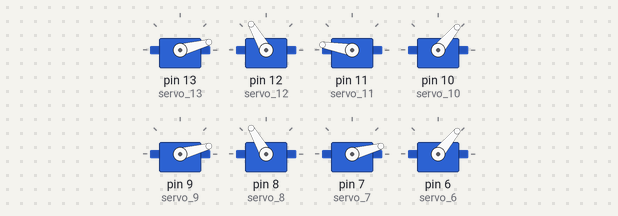
Simulated run of this sketch. Board: Arduino Uno, built with avr-gcc and run on an emulated ATmega328P. Shown: 8 × servo.

Above: at 0.2 s.
At 11.4 s:
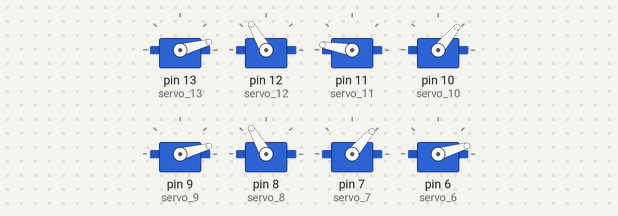
At 14.85 s:
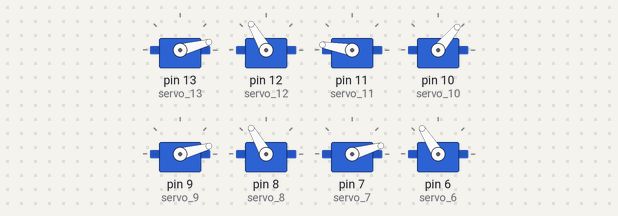
At 20.1 s:
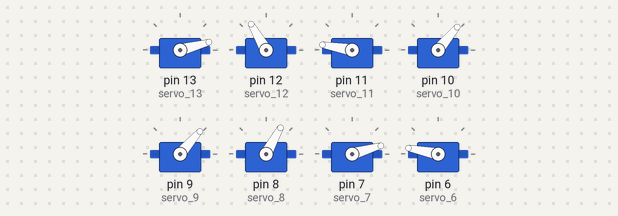
At 31.2 s:
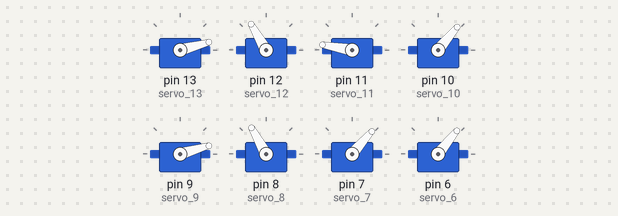
At 38.7 s:
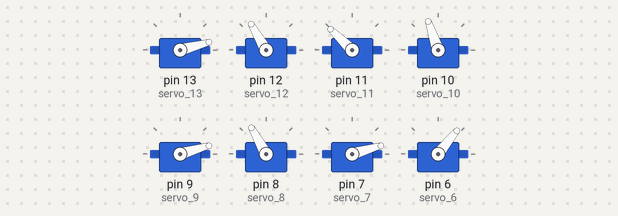
Timing chart, 0 to 40.0 s (numbered marks = the images above):
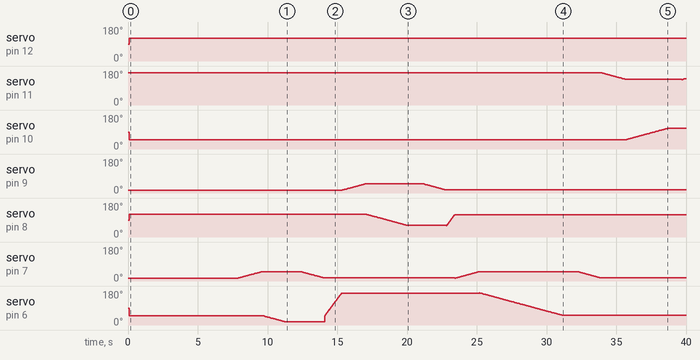

Measured:
- by itself, servo on pin 12 (servo_12): 90° → 120° at 0.10 s
- by itself, servo on pin 9 (servo_9): rises from 15° to 50° in 5.7 s, then falls to 16° in 1.7 s

The sketch:

quadrupede1.ino
```cpp
#include <Servo.h>

Servo servo_13;
Servo servo_12;
Servo servo_11;
Servo servo_10;
Servo servo_9;
Servo servo_8;
Servo servo_7;
Servo servo_6;
//======================
int max = 170;
int min = 15;
int j =0;

void setup()
{
  servo_13.attach(13);
  servo_12.attach(12);
  servo_11.attach(11);
  servo_10.attach(10);
  servo_9.attach(9);
  servo_8.attach(8);
  servo_7.attach(7);
  servo_6.attach(6);
}

void loop()
{
 // ombros_puma();
 //  centralizar_servos();
 //  delay(1000);
 while ( j==0){
   pontas_para_cima();
   delay(100);
   ombros_x();
   delay(1000);
 //  passo();
   delay(5000);
   j=1;
 }
  passo();


 //   pontas_para_meio();
 //    delay(5000);
 //    pontas_para_baixo();


  // (LFP,  LBP, RBP,  RFP, LFL, LBL, RBL, RFL, S1, S2, S3, S4)
  //srv(15, 15 , 170, 170, 15,  15,  55,  15,  1,  3,  1,  1);
   // (ombroA,  ombroB, ombroC,  ombroD, pataA, pataB, pataC, pataD, S1, S2, S3, S4)
 // srv(a90, b90 , c120, d60, 170,  160,  25,  170,  1,  3,  1,  1);
//  srv( a180, b30, c150,  d30, 6,  124,  25,  170,  3,  1,  1,  1);
 // srv( a90, b60, c90,  d30, 42,  33,  33,  42,  3,  1,  1,  1);
 // srv(a120, b60, c180, d0,  42,  33,  6,   42,  1,  1,  3,  1);
 // srv(a120, b60, c180, d0,  42,  33,  33,  42,  1,  1,  3,  1);
 // srv(a150, b90, c150, d90, 42,  33,  33,  6,   1,  1,  1,  3);
 // srv(a150, b90, c150, d90, 42,  33,  33,  42,  1,  1,  1,  3);
 // srv(a180, b0,  c120, d60, 42,  6,   33,  42,  1,  3,  1,  1);
            /*servo_12.write(15);
            servo_10.write(15);
            servo_8.write(170);
            servo_6.write(170);
            teste_patas();
            delay(5000);
            servo_12.write(170);
            servo_10.write(170);
            servo_8.write(15);
            servo_6.write(15);
            teste_patas();
            delay(5000);*/

   /*ombros_puma();
   delay(5000);
   meio_puma();
   delay(5000);*/
   //moveombros(170);

//  pontas_para_cima();
  /*
  teste_patas();
  teste_ombros();
  pontas_para_cima();
  pontas_para_baixo();
  delay(5000);
  ombros_puma();
  delay(1000);
  meio_puma();
  delay(1000);
  ombros_puma();
  pontas_para_meio();
  pata(13);
  pata(9);
  delay(5000);
  */
//  movepata (13,90);
 //movepatas(170);
// moveombros(170);
 // ombro(6);
//  pontas_para_cima();

 /*
  pontas_para_baixo();
  delay(1000);
  pontas_para_cima();
  delay(1000);

  ombros_puma();
  delay(5000);

  pontas_para_meio();
  delay(5000);

  pontas_para_cima();
  delay(5000);

  pontas_para_baixo();
  delay(5000);

  meio_puma();
  delay(5000);
  */

/*  simultaneamente nunca pode acontecer
  servo_12.write(15);
  servo_10.write(180);
  servo_8.write(12);
  servo_6.write(180);
  */
}

void pontas_para_cima(){
 servo_13.write(15);
 servo_11.write(170);
 servo_9.write(15);
 servo_7.write(15);
}

void pontas_para_baixo(){
  servo_13.write(170);
  servo_11.write(15);
  servo_9.write(170);
  servo_7.write(170);
}

void meio_puma(){
  servo_8.write(15);
  servo_10.write(170);
  servo_8.write(170);
  servo_10.write(15);
  servo_6.write(170);
  servo_12.write(15);
}

void pontas_para_meio(){
  servo_13.write(90);
  servo_11.write(90);
  servo_9.write(90);
  servo_7.write(90);
}

void pata_13(){
  for(int i=0;i<5;i++){
  servo_13.write(170);
  delay(200);
  servo_13.write(15);
  delay(200);}
}

void teste_patas(){
   pata(13);
   pata(11);
   pata(9);
   pata(7);
}

void teste_ombros(){
  ombro(12);
  ombro(10);
  ombro (8);
  ombro (6);

}

 void pata (int x){
  if(x == 13){
  for(int i=0;i<3;i++){
  servo_13.write(170);
  delay(500);
  servo_13.write(15);
  delay(500);}
  }else
      if(x == 11){
      for(int i=0;i<3;i++){
      servo_11.write(9);
      delay(500);
      servo_11.write(170);
      delay(500);}
      }else
            if(x == 9){
            for(int i=0;i<3;i++){
            servo_9.write(170);
            delay(500);
            servo_9.write(15);
            delay(500);}
            }else
                  if(x == 7){
                  for(int i=0;i<3;i++){
                  servo_7.write(170);
                  delay(500);
                  servo_7.write(15);
                  delay(500);}

 }
 }
 //=====================================
  void ombro (int y){
  if(y == 12){
  for(int i=0;i<2;i++){
  servo_12.write(15);
  delay(1000);
  servo_12.write(170);
  delay(1000);}
  }else
      if(y == 10){
      for(int i=0;i<2;i++){
      servo_10.write(170);
      delay(1000);
      servo_10.write(15);
      delay(1000);}
      }else
            if(y == 8){
            for(int i=0;i<2;i++){
            servo_8.write(15);
            delay(1000);
            servo_8.write(170);
            delay(1000);}
            }else
                  if(y == 6){
                  for(int i=0;i<2;i++){
                  servo_6.write(170);
                  delay(1000);
                  servo_6.write(15);
                  delay(1000);}

 }
 }

 void movepata (int x,int ang){
    // colocar ifs
    for(int i=15;i<ang;i++){
            servo_13.write(i);
            delay(100);}
 }


 void movepatas (int ang){
    for(int i=15;i<ang;i++){
            servo_13.write(i);
            servo_11.write(180-i);
            servo_9.write(i);
            servo_7.write(i);
            delay(100);}
         for(int i=ang;i> 15;i--){
            servo_13.write(i);
            servo_11.write(180-i);
            servo_9.write(i);
            servo_7.write(i);
            delay(100);}
 }

 void moveombros (int ang){
  if(ang<15){ang=15;}
  if(ang>170){ang=170;}
    for(int i=15;i<ang;i++){
            servo_12.write(185-i);
            servo_10.write(185-i);
            servo_8.write(i);
            servo_6.write(i);
            delay(20);}
         for(int i=ang;i> 15;i--){
            servo_12.write(185-i);
            servo_10.write(185-i);
            servo_8.write(i);
            servo_6.write(i);
            delay(20);}
 }

 void centralizar_servos(){
//Patas
     servo_13.write((max/2)+15);
     servo_11.write(max/2);
     servo_9.write(max/2);
     servo_7.write((max/2)+4);
//Ombros
     servo_12.write((max/2)-5);
     servo_10.write(max/2);
     servo_8.write(max/2);
     servo_6.write((max/2)+10);
 }

 void ombros_puma(){
     servo_12.write(max);
     servo_10.write(min-3);
     servo_8.write(max);
     servo_6.write(min);
}

void ombros_x(){
  for(int i=0;i<170;i++){
     servo_12.write(120);
     servo_10.write(50);
     servo_8.write(120);
     servo_6.write(50);
     delay(10);
  }
}

void passo(){
 //Pata A
  for(int i=15;i<50;i++){
            servo_7.write(i);//Pata
            delay(50);}
  for(int i=50;i>15;i--){
            servo_6.write(i);//Ombro
            delay(50);}
  delay(1000);
  for(int i=50;i>15;i--){
            servo_7.write(i);//Pata
            delay(50);}
  for(int i=50;i<170;i++){
            servo_6.write(i);//Ombro
            delay(10);}
//==========================================================
//Pata B
  for(int i=15;i<50;i++){
            servo_9.write(i);//Pata
            delay(50);}
  for(int i=120;i>60;i--){
            servo_8.write(i);//Ombro
            delay(50);}
  delay(1000);
 for(int i=50;i>15;i--){
            servo_9.write(i);//Pata
            delay(50);}
  for(int i=60;i<120;i++){
            servo_8.write(i);//Ombro
            delay(10);}
//==========================================================
  //Pata A
  for(int i=15;i<50;i++){
            servo_7.write(i);//Pata
            delay(50);}
  for(int i=170;i>50;i--){
            servo_6.write(i);//Ombro
            delay(50);}
  delay(1000);
  for(int i=50;i>15;i--){
            servo_7.write(i);//Pata
            delay(50);}
//==========================================================
//Pata C
  for(int i=170;i>135;i--){
            servo_11.write(i);//Pata
            delay(50);}
  for(int i=50;i<110;i++){
            servo_10.write(i);//Ombro
            delay(50);}
  delay(1000);
 for(int i=135;i<170;i++){
            servo_11.write(i);//Pata
            delay(50);}
  for(int i=110;i>50;i--){
            servo_10.write(i);//Ombro
            delay(10);}
//==========================================================
//Pata D
for(int i=15;i<50;i++){
            servo_13.write(i);//Pata
            delay(50);}
  for(int i=120;i<150;i++){
            servo_12.write(i);//Ombro
            delay(50);}
  delay(1000);
 for(int i=50;i>15;i--){
            servo_13.write(i);//Pata
            delay(50);}
  for(int i=150;i>30;i--){
            servo_12.write(i);//Ombro
            delay(10);}
//==========================================================
/*//Pata C
  for(int i=170;i>135;i--){
            servo_11.write(i);//Pata
            delay(50);}
  for(int i=110;i>50;i--){
            servo_10.write(i);//Ombro
            delay(50);}
  delay(1000);
 for(int i=50;i>15;i--){
            servo_11.write(185-i);//Pata
            delay(50);}*/

}
```
